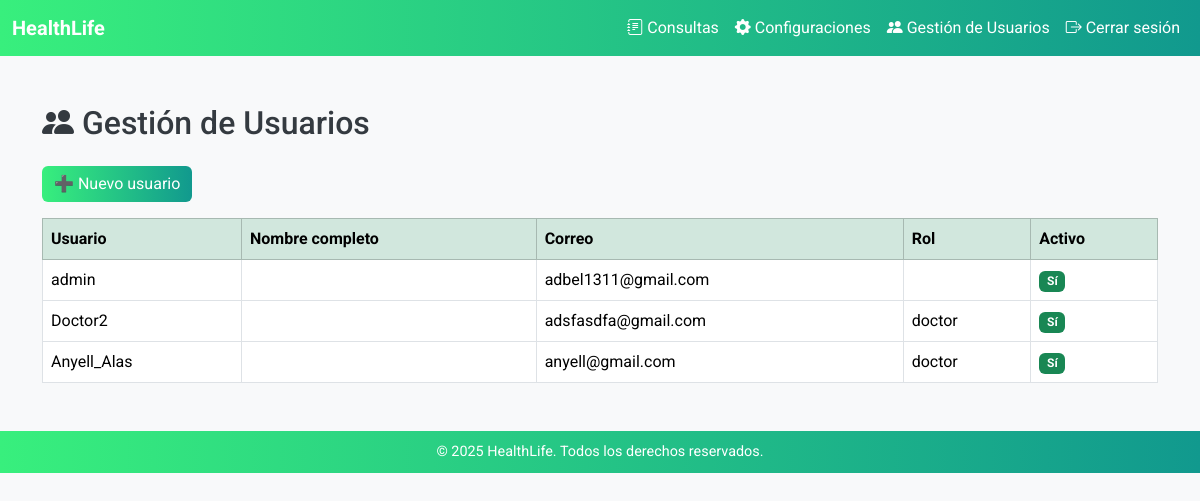
The page /configuraciones/gestion_usuarios/ (signed in) on the database its author committed.
### usuarios/models.py (models this page shows, shortened)
class CustomUser(AbstractUser):
    email = models.EmailField(unique=True)
    firma_digital = models.ImageField(upload_to='firmas/', blank=True, null=True)
    especialidad = models.CharField(max_length=100, blank=True, null=True)
    rol = models.CharField(max_length=50, choices=[
        ('administrador', 'Administrador'),
        ('doctor', 'Doctor'),
        ('recepcionista', 'Recepcionista'),
    ])

### usuarios/views.py (the view)
# urls.py: path('gestion_usuarios/', views.gestion_usuarios, name='gestion_usuarios'),
@user_passes_test(es_admin)
def gestion_usuarios(request):
    usuarios = CustomUser.objects.all()
    return render(request, 'usuarios/gestion_usuarios.html', {'usuarios': usuarios})

### usuarios/views.py (called while the page is built)
def es_admin(user):
    return user.is_superuser or user.rol == 'Admin'

### templates/usuarios/gestion_usuarios.html (shortened to what this page needs)
{% extends 'base.html' %}
{% block content %}
<div class="container mt-5">
    <h2 class="mb-4"><i class="bi bi-people-fill"></i> Gestión de Usuarios</h2>
    <a href="{% url 'crear_usuario' %}" class="btn btn-primary mb-3">➕ Nuevo usuario</a>
    <table class="table table-bordered table-hover">
        <thead class="table-success">
            <tr>
                <th>Usuario</th>
                <th>Nombre completo</th>
                <th>Correo</th>
                <th>Rol</th>
                <th>Activo</th>
            </tr>
        </thead>
        <tbody>
            {% for u in usuarios %}
            <tr>
                <td>{{ u.username }}</td>
                <td>{{ u.get_full_name }}</td>
                <td>{{ u.email }}</td>
                <td>{{ u.rol }}</td>
                <td>
                    {% if u.is_active %}
                        <span class="badge bg-success">Sí</span>
                    {% else %}
                        <span class="badge bg-danger">No</span>
                    {% endif %}
                </td>
            </tr>
            {% endfor %}
        </tbody>
    </table>
</div>
{% endblock %}

### templates/base.html (style rules this page uses)
:root { --verde-claro: #38ef7d; --verde-oscuro: #11998e; --color-texto: #343a40; --color-fondo: #f8f9fa; --color-blanco: #ffffff; }
body { background-color: var(--color-fondo); color: var(--color-texto); font-family: 'Roboto', sans-serif; }
.btn-primary, .btn-success, .btn-danger, .btn-warning { background: linear-gradient(to right, var(--verde-claro), var(--verde-oscuro)); border: none; }

### rows shown on the page
CustomUser: username "admin", email "adbel1311@gmail.com", is_active "Sí"
CustomUser: username "Doctor2", email "adsfasdfa@gmail.com", rol "doctor", is_active "Sí"
CustomUser: username "Anyell_Alas", email "anyell@gmail.com", rol "doctor", is_active "Sí"
